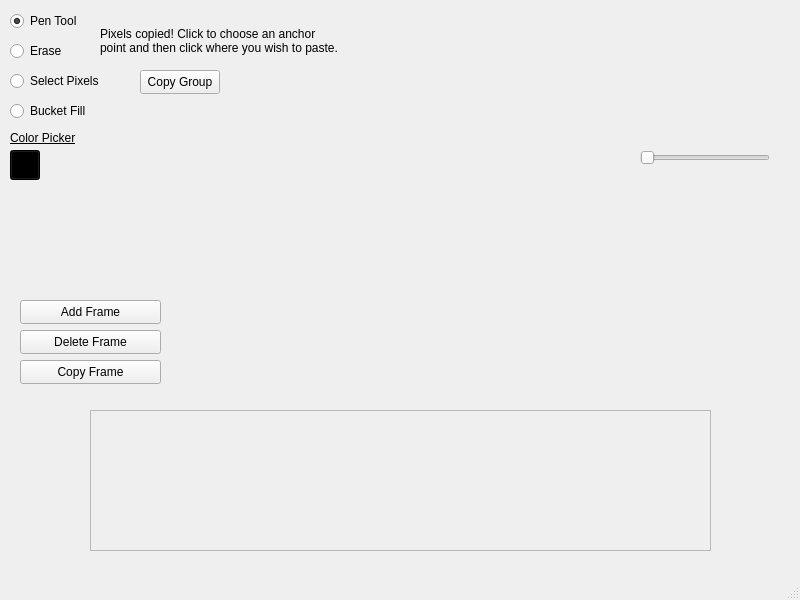
<?xml version="1.0" encoding="UTF-8"?>
<ui version="4.0">
 <class>SpriteEditor</class>
 <widget class="QMainWindow" name="SpriteEditor">
  <property name="geometry">
   <rect>
    <x>0</x>
    <y>0</y>
    <width>800</width>
    <height>600</height>
   </rect>
  </property>
  <property name="windowTitle">
   <string>SpriteEditor</string>
  </property>
  <widget class="QWidget" name="centralwidget">
   <widget class="SpriteCanvas" name="canvasWidget" native="true">
    <property name="geometry">
     <rect>
      <x>230</x>
      <y>60</y>
      <width>325</width>
      <height>325</height>
     </rect>
    </property>
   </widget>
   <widget class="QScrollArea" name="scrollArea">
    <property name="geometry">
     <rect>
      <x>90</x>
      <y>410</y>
      <width>621</width>
      <height>141</height>
     </rect>
    </property>
    <property name="verticalScrollBarPolicy">
     <enum>Qt::ScrollBarAlwaysOff</enum>
    </property>
    <property name="widgetResizable">
     <bool>true</bool>
    </property>
    <widget class="QWidget" name="scrollAreaWidgetContents">
     <property name="geometry">
      <rect>
       <x>0</x>
       <y>0</y>
       <width>619</width>
       <height>139</height>
      </rect>
     </property>
    </widget>
   </widget>
   <widget class="SpritePreview" name="previewWidget" native="true">
    <property name="geometry">
     <rect>
      <x>640</x>
      <y>10</y>
      <width>130</width>
      <height>130</height>
     </rect>
    </property>
   </widget>
   <widget class="QSlider" name="previewSpeedController">
    <property name="geometry">
     <rect>
      <x>640</x>
      <y>150</y>
      <width>130</width>
      <height>16</height>
     </rect>
    </property>
    <property name="orientation">
     <enum>Qt::Horizontal</enum>
    </property>
   </widget>
   <widget class="QWidget" name="widget" native="true">
    <property name="geometry">
     <rect>
      <x>0</x>
      <y>280</y>
      <width>70</width>
      <height>280</height>
     </rect>
    </property>
   </widget>
   <widget class="QPushButton" name="copyGroupButton">
    <property name="geometry">
     <rect>
      <x>140</x>
      <y>70</y>
      <width>80</width>
      <height>24</height>
     </rect>
    </property>
    <property name="text">
     <string>Copy Group</string>
    </property>
   </widget>
   <widget class="QLabel" name="cpInstructionsLabel">
    <property name="geometry">
     <rect>
      <x>100</x>
      <y>20</y>
      <width>241</width>
      <height>41</height>
     </rect>
    </property>
    <property name="text">
     <string>Pixels copied! Click to choose an anchor point and then click where you wish to paste.</string>
    </property>
    <property name="wordWrap">
     <bool>true</bool>
    </property>
   </widget>
   <widget class="QPushButton" name="addFrameButton">
    <property name="geometry">
     <rect>
      <x>20</x>
      <y>300</y>
      <width>141</width>
      <height>24</height>
     </rect>
    </property>
    <property name="text">
     <string>Add Frame</string>
    </property>
   </widget>
   <widget class="QPushButton" name="copyFrameButton">
    <property name="geometry">
     <rect>
      <x>20</x>
      <y>360</y>
      <width>141</width>
      <height>24</height>
     </rect>
    </property>
    <property name="text">
     <string>Copy Frame</string>
    </property>
   </widget>
   <widget class="QPushButton" name="deleteFrameButton">
    <property name="geometry">
     <rect>
      <x>20</x>
      <y>330</y>
      <width>141</width>
      <height>24</height>
     </rect>
    </property>
    <property name="text">
     <string>Delete Frame</string>
    </property>
   </widget>
   <widget class="QRadioButton" name="eraseButton">
    <property name="geometry">
     <rect>
      <x>10</x>
      <y>40</y>
      <width>91</width>
      <height>22</height>
     </rect>
    </property>
    <property name="text">
     <string>Erase</string>
    </property>
   </widget>
   <widget class="QRadioButton" name="groupSelectButton">
    <property name="geometry">
     <rect>
      <x>10</x>
      <y>70</y>
      <width>121</width>
      <height>22</height>
     </rect>
    </property>
    <property name="text">
     <string>Select Pixels</string>
    </property>
   </widget>
   <widget class="QRadioButton" name="bucketFillButton">
    <property name="geometry">
     <rect>
      <x>10</x>
      <y>100</y>
      <width>101</width>
      <height>22</height>
     </rect>
    </property>
    <property name="text">
     <string>Bucket Fill</string>
    </property>
   </widget>
   <widget class="QRadioButton" name="penToolButton">
    <property name="geometry">
     <rect>
      <x>10</x>
      <y>10</y>
      <width>91</width>
      <height>22</height>
     </rect>
    </property>
    <property name="text">
     <string>Pen Tool</string>
    </property>
    <property name="checked">
     <bool>true</bool>
    </property>
   </widget>
   <widget class="QPushButton" name="colorButton">
    <property name="geometry">
     <rect>
      <x>10</x>
      <y>150</y>
      <width>30</width>
      <height>30</height>
     </rect>
    </property>
    <property name="autoFillBackground">
     <bool>false</bool>
    </property>
    <property name="styleSheet">
     <string notr="true">background-color: rgb(0, 0, 0);</string>
    </property>
    <property name="text">
     <string/>
    </property>
   </widget>
   <widget class="QLabel" name="ColorLabel">
    <property name="geometry">
     <rect>
      <x>10</x>
      <y>130</y>
      <width>71</width>
      <height>16</height>
     </rect>
    </property>
    <property name="styleSheet">
     <string notr="true">font: 9pt &quot;Segoe UI&quot;;
text-decoration: underline;</string>
    </property>
    <property name="text">
     <string>Color Picker</string>
    </property>
   </widget>
  </widget>
  <widget class="QMenuBar" name="menubar">
   <property name="geometry">
    <rect>
     <x>0</x>
     <y>0</y>
     <width>800</width>
     <height>21</height>
    </rect>
   </property>
  </widget>
  <widget class="QStatusBar" name="statusbar"/>
 </widget>
 <customwidgets>
  <customwidget>
   <class>SpriteCanvas</class>
   <extends>QWidget</extends>
   <header>spritecanvas.h</header>
   <container>1</container>
  </customwidget>
  <customwidget>
   <class>SpritePreview</class>
   <extends>QWidget</extends>
   <header location="global">spritepreview.h</header>
   <container>1</container>
  </customwidget>
 </customwidgets>
 <resources/>
 <connections/>
</ui>
